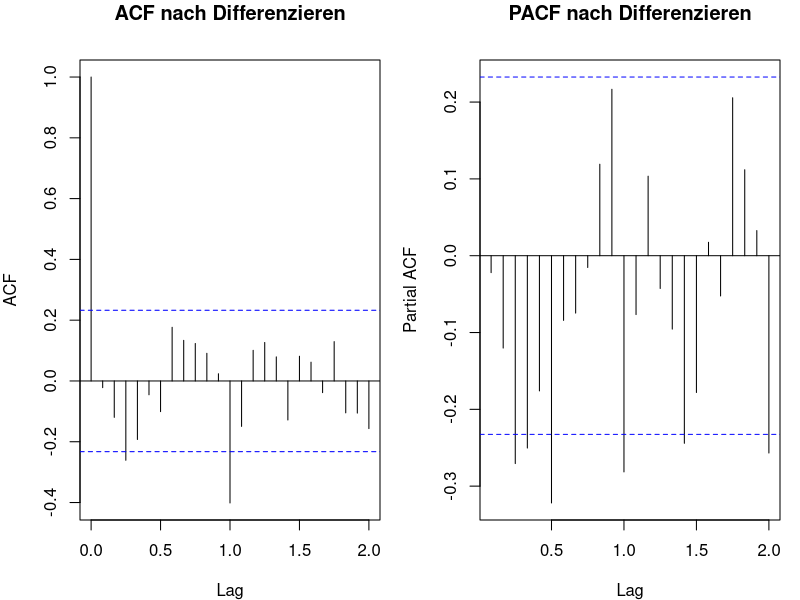
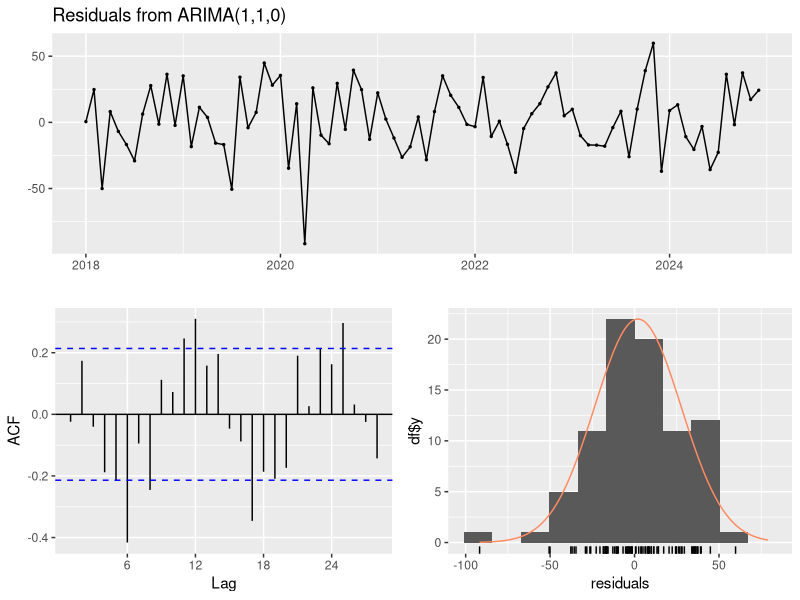
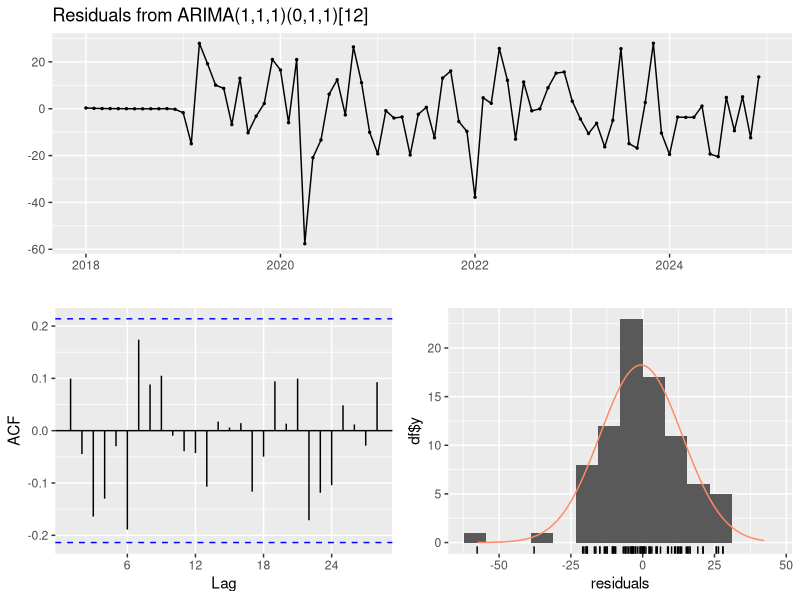
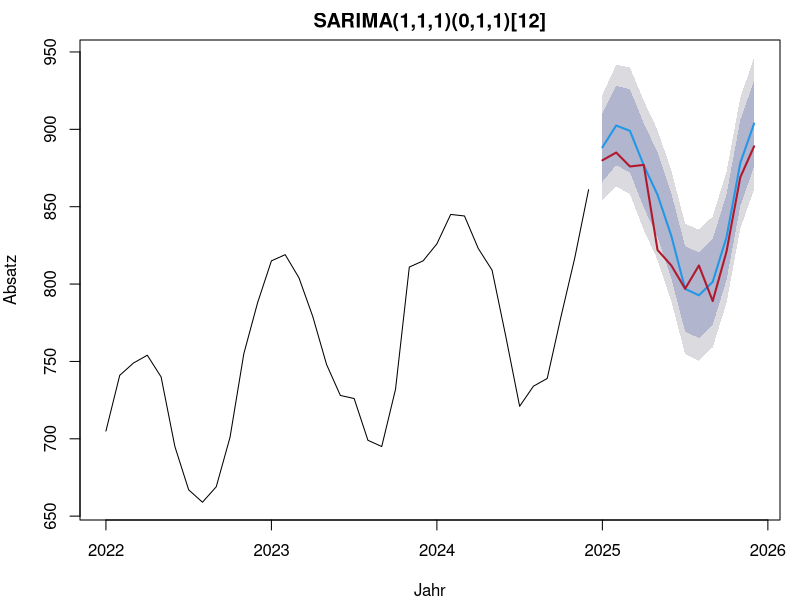

Generate these figures, in order, with R:
## ---- chunk 1
#| label: setup-r
#| include: false
library(forecast)

monate <- 96
t <- 1:monate

# Feste Innovationen, damit R und Python mit derselben Reihe rechnen
innovation <- c(
  12.98, 12.08, -29.7, -2.17, 8.55, 6.38, -15.38, -11.32,
  3.9, -18.45, -3.15, -25.42, 0.15, -19.95, 1.27, 20.62,
  21.23, 17.7, -26.17, 8.55, -8.93, -20.77, 2.85, 11.1,
  34.28, -4.35, 20.33, -56.32, -5.93, -0.52, -10.27, 16.12,
  -4.35, 15.98, 16.73, -16.42, -3, -1.58, -3.45, -13.8,
  -13.35, 7.12, -15.15, -9.07, 13.27, 11.93, 0, -20.33,
  -33.38, 1.88, -0.83, 15.6, 15.3, -7.65, -3.38, -0.38,
  1.27, 7.8, 22.35, 7.05, 5.25, -4.57, -12.15, -11.77,
  -10.73, 1.2, 15.9, -13.8, -16.27, 4.5, 40.05, -18.98,
  -18.45, -5.4, -6.23, -11.25, 5.47, -16.88, -30.9, 4.12,
  -11.4, 5.1, -0.45, 3.9, -11.32, -16.8, -17.62, 4.72,
  -33.75, 2.25, -1.12, 17.25, -27.97, -1.95, 6.82, -17.92)

# AR(1)-Fehler daraus aufbauen
fehler <- numeric(monate)
for (i in 2:monate) fehler[i] <- 0.6 * fehler[i - 1] + innovation[i]

absatz <- ts(round(500 + 4 * t + 60 * sin(2 * pi * t / 12) +
                     25 * cos(2 * pi * t / 12) + fehler),
             start = c(2018, 1), frequency = 12)

training <- window(absatz, end = c(2024, 12))
test <- window(absatz, start = c(2025, 1))
## ---- chunk 2
#| label: fig-b1-ar-r
#| fig-cap: "Beispiel 1: ACF und PACF nach gewöhnlichem und saisonalem Differenzieren."
#| fig-height: 3.6
round(c(d = forecast::ndiffs(training),
        D = forecast::nsdiffs(training)), 0)

stationaer <- diff(diff(training, lag = 12))

par(mfrow = c(1, 2), mar = c(4, 4, 3, 1))
acf(stationaer, lag.max = 24, main = "ACF nach Differenzieren")
pacf(stationaer, lag.max = 24, main = "PACF nach Differenzieren")
par(mfrow = c(1, 1))

round(c(n = length(stationaer),
        grenze = 1.96 / sqrt(length(stationaer)),
        sd_roh = sd(training),
        sd_stationaer = sd(stationaer)), 3)
## ---- chunk 3
#| label: b2-ar-r
kandidaten <- list(
  "(0,1,1)" = c(0, 1, 1),
  "(1,1,0)" = c(1, 1, 0),
  "(1,1,1)" = c(1, 1, 1),
  "(2,1,2)" = c(2, 1, 2)
)

for (name in names(kandidaten)) {
  m <- Arima(training, order = kandidaten[[name]], seasonal = c(0, 1, 1))
  cat(sprintf("%-9s AICc = %8.2f | BIC = %8.2f | logLik = %8.2f\n",
              name, m$aicc, m$bic, m$loglik))
}

automatisch <- auto.arima(training, stepwise = FALSE, approximation = FALSE)
automatisch
## ---- chunk 4
#| label: b3-ar-r
modell <- Arima(training, order = c(1, 1, 1), seasonal = c(0, 1, 1))
summary(modell)

# Zum Vergleich: ohne die gewoehnliche Differenz, dafuer mit Drift
ohne_d <- Arima(training, order = c(1, 0, 0), seasonal = c(0, 1, 1),
                include.drift = TRUE)
round(coef(ohne_d), 4)
## ---- chunk 5
#| label: fig-b4-ar-r
#| fig-cap: "Beispiel 4: Residuendiagnostik ohne saisonale Anteile, die ACF zeigt Spitzen bei Vielfachen von zwölf."
#| fig-height: 4
zu_einfach <- Arima(training, order = c(1, 1, 0))

checkresiduals(zu_einfach)
checkresiduals(modell)
## ---- chunk 6
#| label: fig-b5-ar-r
#| fig-cap: "Beispiel 5: Prognose des SARIMA-Modells mit Intervall, dazu die tatsächlichen Werte."
prognose <- forecast(modell, h = 12)

par(mar = c(4, 4, 2, 1))
plot(prognose, ylab = "Absatz", xlab = "Jahr",
     main = "SARIMA(1,1,1)(0,1,1)[12]", include = 36)
lines(test, col = "#b2182b", lwd = 2)

naiv <- snaive(training, h = 12)
hw <- hw(training, h = 12, seasonal = "additive")
zu_einfach_p <- forecast(zu_einfach, h = 12)

spalten <- c("RMSE", "MAE", "MAPE")
round(rbind(
  naiv_saisonal = accuracy(naiv, test)["Test set", spalten],
  ohne_saison = accuracy(zu_einfach_p, test)["Test set", spalten],
  holt_winters = accuracy(hw, test)["Test set", spalten],
  sarima = accuracy(prognose, test)["Test set", spalten]
), 2)

# Wie schnell wird das Intervall breiter?
round(c(monat_1 = prognose$upper[1, "95%"] - prognose$lower[1, "95%"],
        monat_12 = prognose$upper[12, "95%"] - prognose$lower[12, "95%"]), 1)
## ---- chunk 7
#| label: b6-ar-r
fehler_rollierend <- tsCV(absatz, forecastfunction = function(x, h) {
  forecast(Arima(x, order = c(1, 1, 1), seasonal = c(0, 1, 1)), h = h)
}, h = 6, initial = 60)

round(c(RMSE_rollierend = sqrt(mean(fehler_rollierend^2, na.rm = TRUE)),
        anzahl_fehler = sum(!is.na(fehler_rollierend)),
        RMSE_einmalig = accuracy(prognose, test)["Test set", "RMSE"]), 2)
